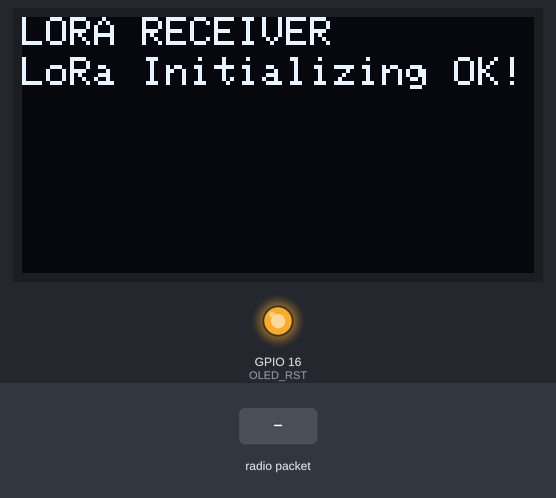
The program below on a simulated ESP32. On the bench: 128×64 one-colour display, output pins drawn as LEDs (lit = HIGH). The test bench sets the inputs (shaded band). No radio packets arrive unless stated; what the program prints to the serial monitor is not drawn.

Above: at 1.3 s.
1.4 s: radio packet "1" arrives
At 2.8 s:
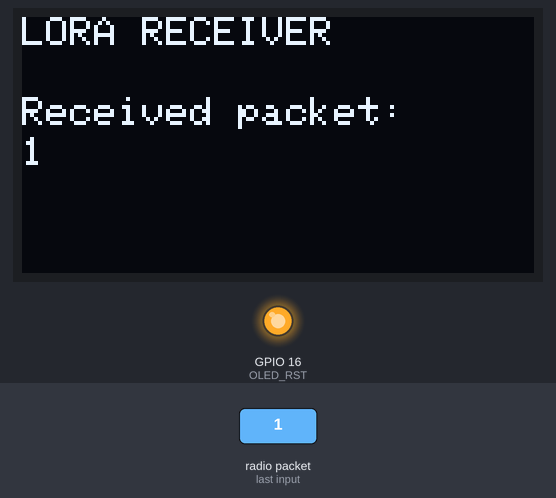
3.9 s: radio packet "0" arrives
At 5.9 s:
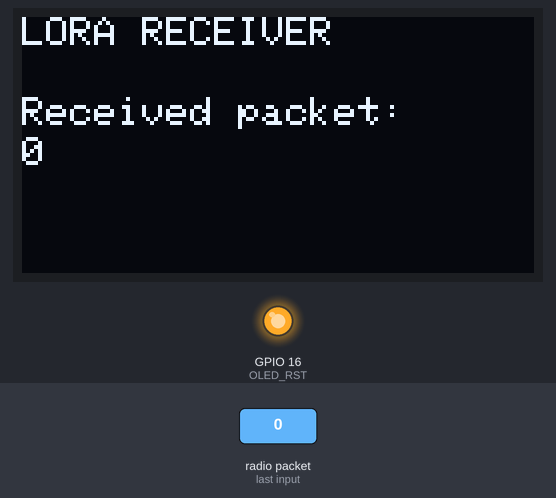
6.4 s: radio packet "2" arrives
Timing chart, 0 to 9.4 s (numbered marks = the images above; inputs shaded):
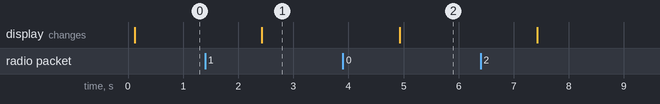

The program:

main.cpp
```cpp
/*********
  Rui Santos
  Complete project details at https://RandomNerdTutorials.com/ttgo-lora32-sx1276-arduino-ide/
*********/

//Libraries for LoRa
#include <SPI.h>
#include <LoRa.h>

//Libraries for OLED Display
#include <Wire.h>
#include <Adafruit_GFX.h>
#include <Adafruit_SSD1306.h>

//define the pins used by the LoRa transceiver module
#define SCK 5
#define MISO 19
#define MOSI 27
#define SS 18
#define RST 14
#define DIO0 26

//433E6 for Asia
//866E6 for Europe
//915E6 for North America
#define BAND 433000000

//OLED pins
#define OLED_SDA 4
#define OLED_SCL 15
#define OLED_RST 16
#define SCREEN_WIDTH 128 // OLED display width, in pixels
#define SCREEN_HEIGHT 64 // OLED display height, in pixels

Adafruit_SSD1306 display(SCREEN_WIDTH, SCREEN_HEIGHT, &Wire, OLED_RST);

String LoRaData;

void setup() {
  //initialize Serial Monitor
  Serial.begin(115200);

  //reset OLED display via software
  pinMode(OLED_RST, OUTPUT);
  digitalWrite(OLED_RST, LOW);
  delay(20);
  digitalWrite(OLED_RST, HIGH);

  //initialize OLED
  Wire.begin(OLED_SDA, OLED_SCL);
  if(!display.begin(SSD1306_SWITCHCAPVCC, 0x3c, false, false)) { // Address 0x3C for 128x32
    Serial.println(F("SSD1306 allocation failed"));
    for(;;); // Don't proceed, loop forever
  }

  display.clearDisplay();
  display.setTextColor(WHITE);
  display.setTextSize(1);
  display.setCursor(0,0);
  display.print("LORA RECEIVER ");
  display.display();

  Serial.println("LoRa Receiver Test");

  //SPI LoRa pins
  SPI.begin(SCK, MISO, MOSI, SS);
  //setup LoRa transceiver module
  LoRa.setPins(SS, RST, DIO0);

  if (!LoRa.begin(BAND)) {
    Serial.println("Starting LoRa failed!");
    while (1);
  }

  LoRa.setSyncWord(0xF3);
  Serial.println("LoRa Initializing OK!");
  display.setCursor(0,10);
  display.println("LoRa Initializing OK!");
  display.display();
}

void loop() {

  //try to parse packet
  int packetSize = LoRa.parsePacket();
  if (packetSize) {
    //received a packet
    Serial.print("Received packet ");

    //read packet
    while (LoRa.available()) {
      LoRaData = LoRa.readString();
      Serial.print(LoRaData);
    }

   // Dsiplay information
   display.clearDisplay();
   display.setCursor(0,0);
   display.print("LORA RECEIVER");
   display.setCursor(0,20);
   display.print("Received packet:");
   display.setCursor(0,30);
   display.print(LoRaData);
   display.setCursor(0,40);
   display.display();
  }
}
```

Measured:
- after the input at 1.4 s, the display: changes after 1.0 s (image 1)
- after the input at 3.9 s, the display: changes after 1.0 s (image 2)
